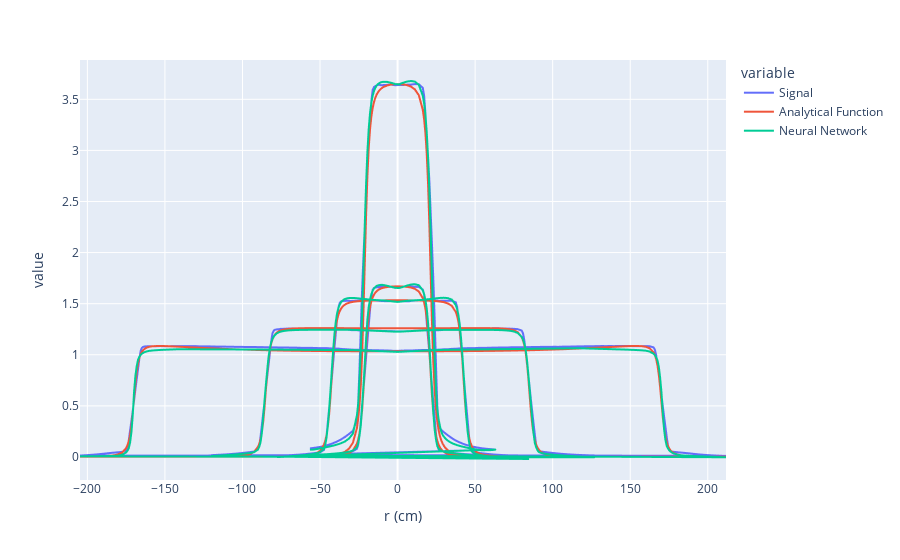

The code cell stored with this chart in its notebook:
### Markdown cell above
# Compare

### Code cell
REP = x.copy()
REP['Signal'] = y['señal'].values
REP['Analytical Function'] = x['Analytic function'].values
REP['r (cm)'] = x['r'].values
REP['Neural Network'] = Model22DenseRMSprop2.predict(NewX.values)

REP[(REP['Z']==85)].set_index('r (cm)').iloc[:,[-3,-2,-1]].plot()

### Figure 1 — Plotly figure (JSON) as saved in the notebook; plotly's stock layout.template omitted (floating-point values rounded to 4 significant figures; data arrays with more than 128 entries replaced by an {"elided": "..."} marker saying what was removed)
{"data": [{"hovertemplate": "variable=Signal<br>r (cm)=%{x}<br>value=%{y}<extra></extra>", "legendgroup": "Signal", "line": {"color": "#636efa", "dash": "solid"}, "mode": "lines", "name": "Signal", "showlegend": true, "type": "scattergl", "x": {"elided": "561 float values"}, "xaxis": "x", "y": {"elided": "561 float values"}, "yaxis": "y"}, {"hovertemplate": "variable=Analytical Function<br>r (cm)=%{x}<br>value=%{y}<extra></extra>", "legendgroup": "Analytical Function", "line": {"color": "#EF553B", "dash": "solid"}, "mode": "lines", "name": "Analytical Function", "showlegend": true, "type": "scattergl", "x": {"elided": "561 float values"}, "xaxis": "x", "y": {"elided": "561 float values"}, "yaxis": "y"}, {"hovertemplate": "variable=Neural Network<br>r (cm)=%{x}<br>value=%{y}<extra></extra>", "legendgroup": "Neural Network", "line": {"color": "#00cc96", "dash": "solid"}, "mode": "lines", "name": "Neural Network", "showlegend": true, "type": "scattergl", "x": {"elided": "561 float values"}, "xaxis": "x", "y": {"elided": "561 float values"}, "yaxis": "y"}], "layout": {"legend": {"title": {"text": "variable"}, "tracegroupgap": 0}, "margin": {"t": 60}, "xaxis": {"anchor": "y", "domain": [0, 1], "title": {"text": "r (cm)"}}, "yaxis": {"anchor": "x", "domain": [0, 1], "title": {"text": "value"}}}}
